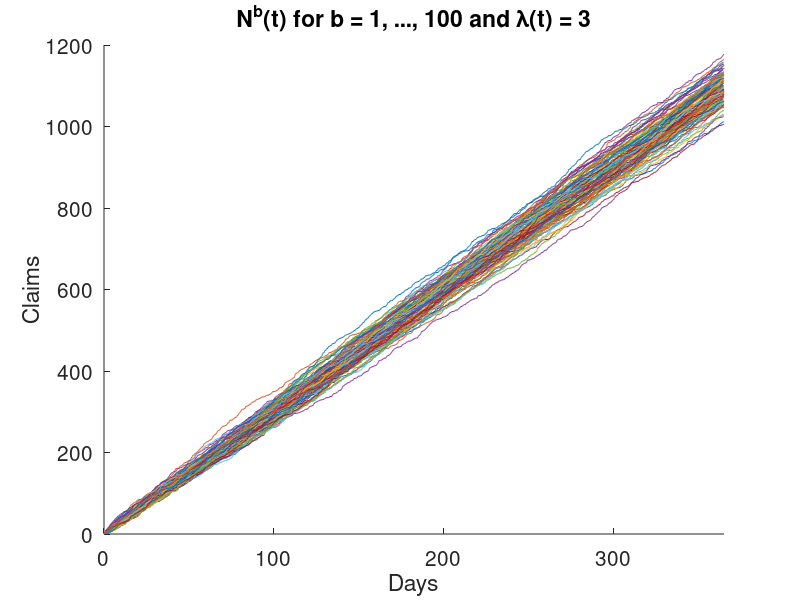

Write the MATLAB code that produced this figure.
function [P,Prob, S, SimS]= task3a()
lambda = 3;
%The probability for more than 200 claims before March 1st

t = 59;%days
P = 1-poisscdf(200,lambda*t);
%Expected waiting time Sn = SUM(Tn)
%E[Tn] = 1/l
S = 10*1/lambda;
%%%%%%%%%%%%%%%%%%%%%%%%%%%%%%%%%%%
%Simulering
m = zeros(1,1000);
for i = 1:1000
n = poissrnd(lambda*10);
s = rand(1,n)*10;
s = sort(s);
m(i) = s(10);
end
SimS = sum(m)/length(m);




%%%%%%%%%%%%%%%%%%%%%%%%%%%%%%%%%%%%%%%%%%%%%%%%%%%%%%%%%%%%
%%%%%%%%%%%%%%%%%%%%%%%%%%%%%%%%%%%%%%%%%%%%%%%%%%%%%%%%%%%%
%SIMULERING AV PROSESS%
% Start P(N>200)
x = 0;
cnt = 0;
for i  = 1:10000
    n = poissrnd(lambda*t);
    if n>200
        cnt = cnt+1;
    end
    x = x + n;
end
Prob = cnt/1000;
% Slutt P(N>200)
%Plot the processes Nb(t) for b = 1:100 as a funciton of time
%Start Nb(t) b = 1:100
t = 365;
hold on
for j = 1:100
    n = poissrnd(lambda*t);
    s = rand(1,n)*t;
    s = sort(s);
    plot(s,1:length(s))
end
xlim([0,t])
title('N^b(t) for b = 1, ..., 100 and \lambda(t) = 3')
xlabel('Days')
ylabel('Claims')
set(gca,'fontsize',15)

%Slutt Nb(t) b = 1:100
fprintf('Rikitg mengde er P = %f.\nSimulert mengde er Prob = %f\n',...
    P,Prob)
end